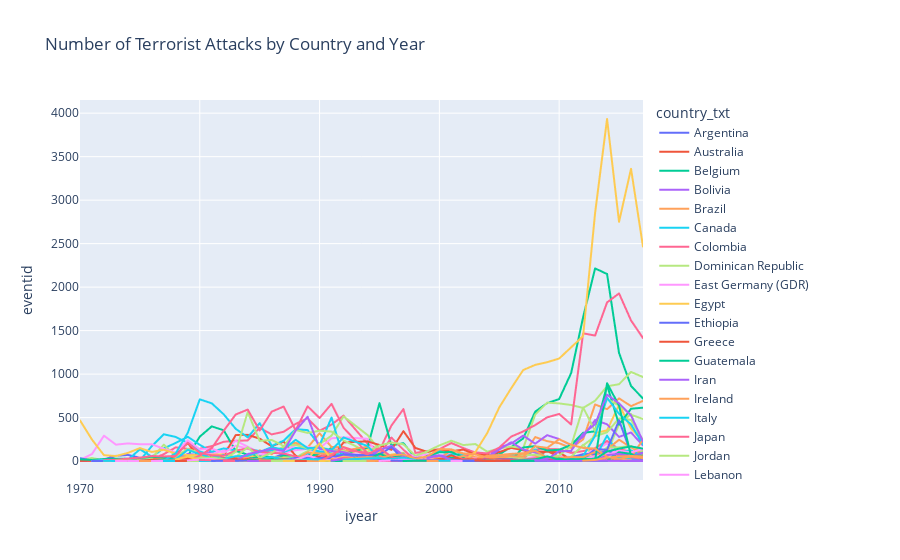

Notebook source saved alongside this figure:
### Markdown cell above
Další kód analyzuje počet teroristických útoků podle země a roku a zobrazuje graf, který umožňuje porovnat dynamiku teroristických útoků v různých zemích.
K tomu je nejprve vytvořen dataframe czech_attacks, který obsahuje informace o teroristických útocích, ke kterým došlo v České republice. Tento datový rámec je pak seskupen podle roku a pro každý rok se počítá počet teroristických útoků. Přijatá data se zobrazí v grafu.
Graf je vytvořen pomocí knihovny plotly.express a umožňuje vám porovnávat dynamiku teroristických útoků v různých zemích. Každá země je v grafu zobrazena jako samostatná čára a můžete vidět, jak se v průběhu času v každé z nich měnil počet teroristických útoků.

Z grafu můžeme usoudit, že počet teroristických útoků v různých zemích a v různých letech se může výrazně lišit. Některé země, jako Irák a Afghánistán, zažívají po dlouhou dobu vysoký počet teroristických útoků, zatímco jiné země mohou být po dlouhou dobu relativně bez teroristických útoků. To může naznačovat přítomnost různých faktorů ovlivňujících úroveň teroristické hrozby v různých oblastech světa.

### Code cell
country_year_counts = terrorism.groupby(['iyear', 'country_txt'])['eventid'].count().reset_index()
fig = px.line(country_year_counts, x='iyear', y='eventid', color='country_txt',
              title='Number of Terrorist Attacks by Country and Year')
fig.show()
